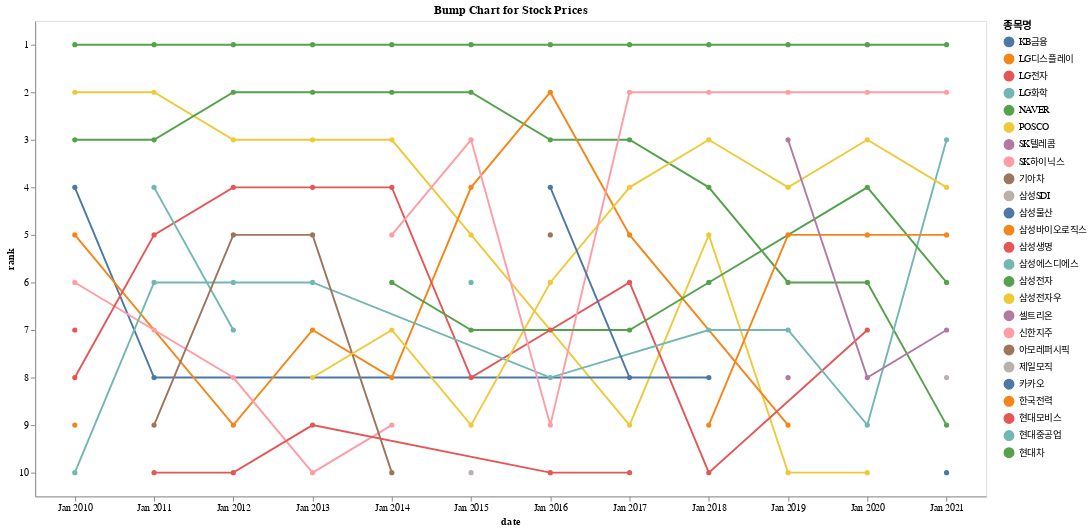

Here is the notebook cell this chart was saved with:
### Code cell
import altair as alt
from vega_datasets import data
import pandas as pd

source = df

alt.Chart(source).mark_line(point = True).encode(
    x = alt.X("date:O", timeUnit="yearmonth", title="date"),
    y="rank:O",
    color=alt.Color("종목명:N")
).transform_window(
    rank="rank()",
    sort=[alt.SortField("순위", order="ascending")],
    groupby=["date"]
).properties(
    width=1000,
    height=500,
)

### Figure 1 — Vega-Lite specification as saved in the notebook (floating-point values rounded to 4 significant figures)
{"config": {"view": {"continuousWidth": 400, "continuousHeight": 300}}, "data": {"name": "data-1af35d266a600d86151b91df9b9f0304"}, "mark": {"type": "line", "point": true}, "encoding": {"color": {"field": "종목명", "type": "nominal"}, "x": {"field": "date", "timeUnit": "yearmonth", "title": "date", "type": "ordinal"}, "y": {"field": "rank", "type": "ordinal"}}, "height": 500, "title": "Bump Chart for Stock Prices", "transform": [{"window": [{"op": "rank", "field": "", "as": "rank"}], "groupby": ["date"], "sort": [{"field": "순위", "order": "ascending"}]}], "width": 1000, "$schema": "https://vega.github.io/schema/vega-lite/v4.17.0.json", "datasets": {"data-1af35d266a600d86151b91df9b9f0304": [{"순위": 1, "종목명": "삼성전자", "date": "2010-01-04T00:00:00"}, {"순위": 2, "종목명": "POSCO", "date": "2010-01-04T00:00:00"}, {"순위": 3, "종목명": "현대차", "date": "2010-01-04T00:00:00"}, {"순위": 4, "종목명": "KB금융", "date": "2010-01-04T00:00:00"}, {"순위": 5, "종목명": "한국전력", "date": "2010-01-04T00:00:00"}, {"순위": 6, "종목명": "신한지주", "date": "2010-01-04T00:00:00"}, {"순위": 7, "종목명": "LG전자", "date": "2010-01-04T00:00:00"}, {"순위": 8, "종목명": "현대모비스", "date": "2010-01-04T00:00:00"}, {"순위": 9, "종목명": "LG디스플레이", "date": "2010-01-04T00:00:00"}, {"순위": 10, "종목명": "LG화학", "date": "2010-01-04T00:00:00"}, {"순위": 1, "종목명": "삼성전자", "date": "2011-01-03T00:00:00"}, {"순위": 2, "종목명": "POSCO", "date": "2011-01-03T00:00:00"}, {"순위": 3, "종목명": "현대차", "date": "2011-01-03T00:00:00"}, {"순위": 4, "종목명": "현대중공업", "date": "2011-01-03T00:00:00"}, {"순위": 5, "종목명": "현대모비스", "date": "2011-01-03T00:00:00"}, {"순위": 6, "종목명": "LG화학", "date": "2011-01-03T00:00:00"}, {"순위": 7, "종목명": "신한지주", "date": "2011-01-03T00:00:00"}, {"순위": 8, "종목명": "KB금융", "date": "2011-01-03T00:00:00"}, {"순위": 9, "종목명": "기아차", "date": "2011-01-03T00:00:00"}, {"순위": 10, "종목명": "삼성생명", "date": "2011-01-03T00:00:00"}, {"순위": 1, "종목명": "삼성전자", "date": "2012-01-02T00:00:00"}, {"순위": 2, "종목명": "현대차", "date": "2012-01-02T00:00:00"}, {"순위": 3, "종목명": "POSCO", "date": "2012-01-02T00:00:00"}, {"순위": 4, "종목명": "현대모비스", "date": "2012-01-02T00:00:00"}, {"순위": 5, "종목명": "기아차", "date": "2012-01-02T00:00:00"}, {"순위": 6, "종목명": "LG화학", "date": "2012-01-02T00:00:00"}, {"순위": 7, "종목명": "현대중공업", "date": "2012-01-02T00:00:00"}, {"순위": 8, "종목명": "신한지주", "date": "2012-01-02T00:00:00"}, {"순위": 9, "종목명": "한국전력", "date": "2012-01-02T00:00:00"}, {"순위": 10, "종목명": "삼성생명", "date": "2012-01-02T00:00:00"}, {"순위": 1, "종목명": "삼성전자", "date": "2013-01-02T00:00:00"}, {"순위": 2, "종목명": "현대차", "date": "2013-01-02T00:00:00"}, {"순위": 3, "종목명": "POSCO", "date": "2013-01-02T00:00:00"}, {"순위": 4, "종목명": "현대모비스", "date": "2013-01-02T00:00:00"}, {"순위": 5, "종목명": "기아차", "date": "2013-01-02T00:00:00"}, {"순위": 6, "종목명": "LG화학", "date": "2013-01-02T00:00:00"}, {"순위": 7, "종목명": "한국전력", "date": "2013-01-02T00:00:00"}, {"순위": 8, "종목명": "삼성전자우", "date": "2013-01-02T00:00:00"}, {"순위": 9, "종목명": "삼성생명", "date": "2013-01-02T00:00:00"}, {"순위": 10, "종목명": "신한지주", "date": "2013-01-02T00:00:00"}, {"순위": 1, "종목명": "삼성전자", "date": "2014-01-02T00:00:00"}, {"순위": 2, "종목명": "현대차", "date": "2014-01-02T00:00:00"}, {"순위": 3, "종목명": "POSCO", "date": "2014-01-02T00:00:00"}, {"순위": 4, "종목명": "현대모비스", "date": "2014-01-02T00:00:00"}, {"순위": 5, "종목명": "SK하이닉스", "date": "2014-01-02T00:00:00"}, {"순위": 6, "종목명": "NAVER", "date": "2014-01-02T00:00:00"}, {"순위": 7, "종목명": "삼성전자우", "date": "2014-01-02T00:00:00"}, {"순위": 8, "종목명": "한국전력", "date": "2014-01-02T00:00:00"}, {"순위": 9, "종목명": "신한지주", "date": "2014-01-02T00:00:00"}, {"순위": 10, "종목명": "기아차", "date": "2014-01-02T00:00:00"}, {"순위": 1, "종목명": "삼성전자", "date": "2015-01-02T00:00:00"}, {"순위": 2, "종목명": "현대차", "date": "2015-01-02T00:00:00"}, {"순위": 3, "종목명": "SK하이닉스", "date": "2015-01-02T00:00:00"}, {"순위": 4, "종목명": "한국전력", "date": "2015-01-02T00:00:00"}, {"순위": 5, "종목명": "POSCO", "date": "2015-01-02T00:00:00"}, {"순위": 6, "종목명": "삼성에스디에스", "date": "2015-01-02T00:00:00"}, {"순위": 7, "종목명": "NAVER", "date": "2015-01-02T00:00:00"}, {"순위": 8, "종목명": "현대모비스", "date": "2015-01-02T00:00:00"}, {"순위": 9, "종목명": "삼성전자우", "date": "2015-01-02T00:00:00"}, {"순위": 10, "종목명": "제일모직", "date": "2015-01-02T00:00:00"}, {"순위": 1, "종목명": "삼성전자", "date": "2016-01-04T00:00:00"}, {"순위": 2, "종목명": "한국전력", "date": "2016-01-04T00:00:00"}, {"순위": 3, "종목명": "현대차", "date": "2016-01-04T00:00:00"}, {"순위": 4, "종목명": "삼성물산", "date": "2016-01-04T00:00:00"}, {"순위": 5, "종목명": "아모레퍼시픽", "date": "2016-01-04T00:00:00"}, {"순위": 6, "종목명": "삼성전자우", "date": "2016-01-04T00:00:00"}, {"순위": 7, "종목명": "현대모비스", "date": "2016-01-04T00:00:00"}, {"순위": 8, "종목명": "LG화학", "date": "2016-01-04T00:00:00"}, {"순위": 9, "종목명": "SK하이닉스", "date": "2016-01-04T00:00:00"}, {"순위": 10, "종목명": "삼성생명", "date": "2016-01-04T00:00:00"}, {"순위": 1, "종목명": "삼성전자", "date": "2017-01-02T00:00:00"}, {"순위": 2, "종목명": "SK하이닉스", "date": "2017-01-02T00:00:00"}, {"순위": 3, "종목명": "현대차", "date": "2017-01-02T00:00:00"}, {"순위": 4, "종목명": "삼성전자우", "date": "2017-01-02T00:00:00"}, {"순위": 5, "종목명": "한국전력", "date": "2017-01-02T00:00:00"}, {"순위": 6, "종목명": "현대모비스", "date": "2017-01-02T00:00:00"}, {"순위": 7, "종목명": "NAVER", "date": "2017-01-02T00:00:00"}, {"순위": 8, "종목명": "삼성물산", "date": "2017-01-02T00:00:00"}, {"순위": 9, "종목명": "POSCO", "date": "2017-01-02T00:00:00"}, {"순위": 10, "종목명": "삼성생명", "date": "2017-01-02T00:00:00"}, {"순위": 1, "종목명": "삼성전자", "date": "2018-01-02T00:00:00"}, {"순위": 2, "종목명": "SK하이닉스", "date": "2018-01-02T00:00:00"}, {"순위": 3, "종목명": "삼성전자우", "date": "2018-01-02T00:00:00"}, {"순위": 4, "종목명": "현대차", "date": "2018-01-02T00:00:00"}, {"순위": 5, "종목명": "POSCO", "date": "2018-01-02T00:00:00"}, {"순위": 6, "종목명": "NAVER", "date": "2018-01-02T00:00:00"}, {"순위": 7, "종목명": "LG화학", "date": "2018-01-02T00:00:00"}, {"순위": 8, "종목명": "KB금융", "date": "2018-01-02T00:00:00"}, {"순위": 9, "종목명": "삼성바이오로직스", "date": "2018-01-02T00:00:00"}, {"순위": 10, "종목명": "현대모비스", "date": "2018-01-02T00:00:00"}, {"순위": 1, "종목명": "삼성전자", "date": "2019-01-02T00:00:00"}, {"순위": 2, "종목명": "SK하이닉스", "date": "2019-01-02T00:00:00"}, {"순위": 3, "종목명": "셀트리온", "date": "2019-01-02T00:00:00"}, {"순위": 4, "종목명": "삼성전자우", "date": "2019-01-02T00:00:00"}, {"순위": 5, "종목명": "삼성바이오로직스", "date": "2019-01-02T00:00:00"}, {"순위": 6, "종목명": "현대차", "date": "2019-01-02T00:00:00"}, {"순위": 7, "종목명": "LG화학", "date": "2019-01-02T00:00:00"}, {"순위": 8, "종목명": "SK텔레콤", "date": "2019-01-02T00:00:00"}, {"순위": 9, "종목명": "한국전력", "date": "2019-01-02T00:00:00"}, {"순위": 10, "종목명": "POSCO", "date": "2019-01-02T00:00:00"}, {"순위": 1, "종목명": "삼성전자", "date": "2020-01-02T00:00:00"}, {"순위": 2, "종목명": "SK하이닉스", "date": "2020-01-02T00:00:00"}, {"순위": 3, "종목명": "삼성전자우", "date": "2020-01-02T00:00:00"}, {"순위": 4, "종목명": "NAVER", "date": "2020-01-02T00:00:00"}, {"순위": 5, "종목명": "삼성바이오로직스", "date": "2020-01-02T00:00:00"}, {"순위": 6, "종목명": "현대차", "date": "2020-01-02T00:00:00"}, {"순위": 7, "종목명": "현대모비스", "date": "2020-01-02T00:00:00"}, {"순위": 8, "종목명": "셀트리온", "date": "2020-01-02T00:00:00"}, {"순위": 9, "종목명": "LG화학", "date": "2020-01-02T00:00:00"}, {"순위": 10, "종목명": "POSCO", "date": "2020-01-02T00:00:00"}, {"순위": 1, "종목명": "삼성전자", "date": "2021-01-04T00:00:00"}, {"순위": 2, "종목명": "SK하이닉스", "date": "2021-01-04T00:00:00"}, {"순위": 3, "종목명": "LG화학", "date": "2021-01-04T00:00:00"}, {"순위": 4, "종목명": "삼성전자우", "date": "2021-01-04T00:00:00"}, {"순위": 5, "종목명": "삼성바이오로직스", "date": "2021-01-04T00:00:00"}, {"순위": 6, "종목명": "NAVER", "date": "2021-01-04T00:00:00"}, {"순위": 7, "종목명": "셀트리온", "date": "2021-01-04T00:00:00"}, {"순위": 8, "종목명": "삼성SDI", "date": "2021-01-04T00:00:00"}, {"순위": 9, "종목명": "현대차", "date": "2021-01-04T00:00:00"}, {"순위": 10, "종목명": "카카오", "date": "2021-01-04T00:00:00"}]}}
